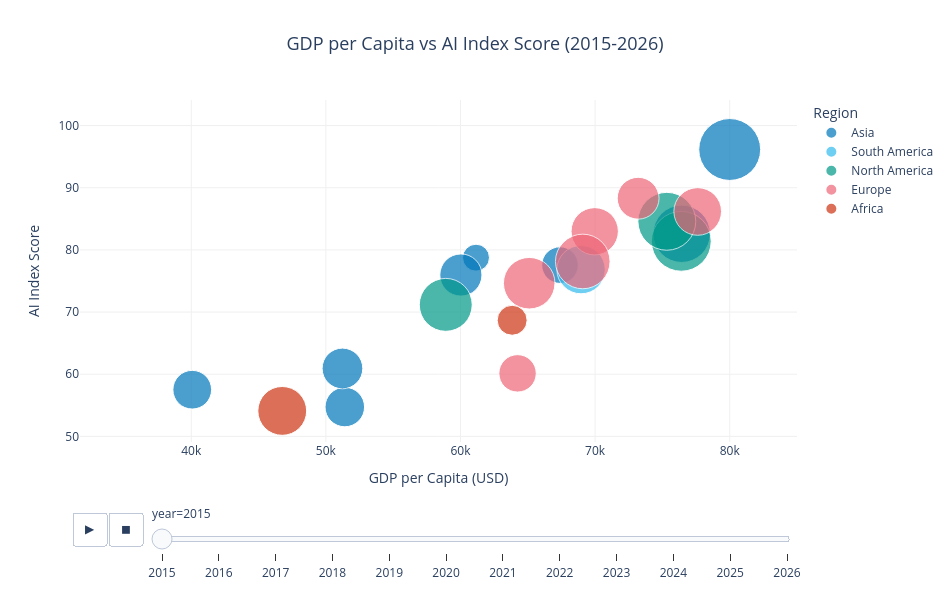

Notebook source saved alongside this figure:
### Markdown cell above
### 4.1 Animated Scatter — GDP vs AI Index Score Over Time

### Code cell
fig = px.scatter(
    df.sort_values('year'),
    x='gdp_per_capita',
    y='ai_index_score',
    size='ai_investment_billion_usd',
    color='region',
    hover_name='country',
    animation_frame='year',
    animation_group='country',
    size_max=45,
    range_x=[df['gdp_per_capita'].min() - 5000, df['gdp_per_capita'].max() + 5000],
    range_y=[df['ai_index_score'].min() - 5, df['ai_index_score'].max() + 5],
    title='GDP per Capita vs AI Index Score (2015-2026)',
    labels={
        'gdp_per_capita': 'GDP per Capita (USD)',
        'ai_index_score': 'AI Index Score',
        'ai_investment_billion_usd': 'AI Investment ($B)',
        'region': 'Region'
    },
    color_discrete_sequence=CB_PALETTE
)
fig.update_layout(
    title_font_size=18, title_x=0.5,
    width=950, height=600,
    plot_bgcolor='white',
    xaxis=dict(gridcolor='#f0f0f0', zeroline=False),
    yaxis=dict(gridcolor='#f0f0f0', zeroline=False)
)
fig.write_html('exports/06_animated_scatter.html')
fig.show()

### Figure 1 — Plotly figure (JSON) as saved in the notebook; plotly's stock layout.template omitted (floating-point values rounded to 4 significant figures)
{"data": [{"hovertemplate": "<b>%{hovertext}</b><br><br>Region=Asia<br>year=2015<br>GDP per Capita (USD)=%{x}<br>AI Index Score=%{y}<br>AI Investment ($B)=%{marker.size}<extra></extra>", "hovertext": ["Bangladesh", "China", "Indonesia", "India", "Japan", "South Korea", "Pakistan", "Vietnam"], "ids": ["Bangladesh", "China", "Indonesia", "India", "Japan", "South Korea", "Pakistan", "Vietnam"], "legendgroup": "Asia", "marker": {"color": "#0077BB", "size": [89.84, 220.0, 41.61, 102.2, 188.9, 76.98, 95.13, 86.01], "sizemode": "area", "sizeref": 0.1149, "symbol": "circle"}, "mode": "markers", "name": "Asia", "orientation": "v", "showlegend": true, "type": "scatter", "x": [51410.0, 80000.0, 61150.0, 60030.0, 76430.0, 67390.0, 51230.0, 40070.0], "xaxis": "x", "y": [54.73, 96.15, 78.75, 75.96, 82.59, 77.55, 60.93, 57.51], "yaxis": "y"}, {"hovertemplate": "<b>%{hovertext}</b><br><br>Region=South America<br>year=2015<br>GDP per Capita (USD)=%{x}<br>AI Index Score=%{y}<br>AI Investment ($B)=%{marker.size}<extra></extra>", "hovertext": ["Brazil"], "ids": ["Brazil"], "legendgroup": "South America", "marker": {"color": "#33BBEE", "size": [134.0], "sizemode": "area", "sizeref": 0.1149, "symbol": "circle"}, "mode": "markers", "name": "South America", "orientation": "v", "showlegend": true, "type": "scatter", "x": [68960.0], "xaxis": "x", "y": [76.82], "yaxis": "y"}, {"hovertemplate": "<b>%{hovertext}</b><br><br>Region=North America<br>year=2015<br>GDP per Capita (USD)=%{x}<br>AI Index Score=%{y}<br>AI Investment ($B)=%{marker.size}<extra></extra>", "hovertext": ["Canada", "Mexico", "USA"], "ids": ["Canada", "Mexico", "USA"], "legendgroup": "North America", "marker": {"color": "#009988", "size": [205.7, 161.0, 192.6], "sizemode": "area", "sizeref": 0.1149, "symbol": "circle"}, "mode": "markers", "name": "North America", "orientation": "v", "showlegend": true, "type": "scatter", "x": [76400.0, 58910.0, 75330.0], "xaxis": "x", "y": [81.38, 71.16, 84.6], "yaxis": "y"}, {"hovertemplate": "<b>%{hovertext}</b><br><br>Region=Europe<br>year=2015<br>GDP per Capita (USD)=%{x}<br>AI Index Score=%{y}<br>AI Investment ($B)=%{marker.size}<extra></extra>", "hovertext": ["France", "Germany", "Switzerland", "Sweden", "Turkey", "UK"], "ids": ["France", "Germany", "Switzerland", "Sweden", "Turkey", "UK"], "legendgroup": "Europe", "marker": {"color": "#EE6677", "size": [152.8, 130.4, 100.6, 128.7, 80.22, 171.3], "sizemode": "area", "sizeref": 0.1149, "symbol": "circle"}, "mode": "markers", "name": "Europe", "orientation": "v", "showlegend": true, "type": "scatter", "x": [65110.0, 77620.0, 73200.0, 69970.0, 64240.0, 69090.0], "xaxis": "x", "y": [74.64, 86.18, 88.31, 82.99, 60.14, 78.14], "yaxis": "y"}, {"hovertemplate": "<b>%{hovertext}</b><br><br>Region=Africa<br>year=2015<br>GDP per Capita (USD)=%{x}<br>AI Index Score=%{y}<br>AI Investment ($B)=%{marker.size}<extra></extra>", "hovertext": ["Nigeria", "South Africa"], "ids": ["Nigeria", "South Africa"], "legendgroup": "Africa", "marker": {"color": "#CC3311", "size": [136.9, 51.57], "sizemode": "area", "sizeref": 0.1149, "symbol": "circle"}, "mode": "markers", "name": "Africa", "orientation": "v", "showlegend": true, "type": "scatter", "x": [46760.0, 63840.0], "xaxis": "x", "y": [54.1, 68.68], "yaxis": "y"}], "layout": {"height": 600, "legend": {"itemsizing": "constant", "title": {"text": "Region"}, "tracegroupgap": 0}, "plot_bgcolor": "white", "sliders": [{"active": 0, "currentvalue": {"prefix": "year="}, "len": 0.9, "pad": {"b": 10, "t": 60}, "steps": [{"args": [["2015"], {"frame": {"duration": 0, "redraw": false}, "fromcurrent": true, "mode": "immediate", "transition": {"duration": 0, "easing": "linear"}}], "label": "2015", "method": "animate"}, {"args": [["2016"], {"frame": {"duration": 0, "redraw": false}, "fromcurrent": true, "mode": "immediate", "transition": {"duration": 0, "easing": "linear"}}], "label": "2016", "method": "animate"}, {"args": [["2017"], {"frame": {"duration": 0, "redraw": false}, "fromcurrent": true, "mode": "immediate", "transition": {"duration": 0, "easing": "linear"}}], "label": "2017", "method": "animate"}, {"args": [["2018"], {"frame": {"duration": 0, "redraw": false}, "fromcurrent": true, "mode": "immediate", "transition": {"duration": 0, "easing": "linear"}}], "label": "2018", "method": "animate"}, {"args": [["2019"], {"frame": {"duration": 0, "redraw": false}, "fromcurrent": true, "mode": "immediate", "transition": {"duration": 0, "easing": "linear"}}], "label": "2019", "method": "animate"}, {"args": [["2020"], {"frame": {"duration": 0, "redraw": false}, "fromcurrent": true, "mode": "immediate", "transition": {"duration": 0, "easing": "linear"}}], "label": "2020", "method": "animate"}, {"args": [["2021"], {"frame": {"duration": 0, "redraw": false}, "fromcurrent": true, "mode": "immediate", "transition": {"duration": 0, "easing": "linear"}}], "label": "2021", "method": "animate"}, {"args": [["2022"], {"frame": {"duration": 0, "redraw": false}, "fromcurrent": true, "mode": "immediate", "transition": {"duration": 0, "easing": "linear"}}], "label": "2022", "method": "animate"}, {"args": [["2023"], {"frame": {"duration": 0, "redraw": false}, "fromcurrent": true, "mode": "immediate", "transition": {"duration": 0, "easing": "linear"}}], "label": "2023", "method": "animate"}, {"args": [["2024"], {"frame": {"duration": 0, "redraw": false}, "fromcurrent": true, "mode": "immediate", "transition": {"duration": 0, "easing": "linear"}}], "label": "2024", "method": "animate"}, {"args": [["2025"], {"frame": {"duration": 0, "redraw": false}, "fromcurrent": true, "mode": "immediate", "transition": {"duration": 0, "easing": "linear"}}], "label": "2025", "method": "animate"}, {"args": [["2026"], {"frame": {"duration": 0, "redraw": false}, "fromcurrent": true, "mode": "immediate", "transition": {"duration": 0, "easing": "linear"}}], "label": "2026", "method": "animate"}], "x": 0.1, "xanchor": "left", "y": 0, "yanchor": "top"}], "title": {"font": {"size": 18}, "text": "GDP per Capita vs AI Index Score (2015-2026)", "x": 0.5}, "updatemenus": [{"buttons": [{"args": [null, {"frame": {"duration": 500, "redraw": false}, "fromcurrent": true, "mode": "immediate", "transition": {"duration": 500, "easing": "linear"}}], "label": "&#9654;", "method": "animate"}, {"args": [[null], {"frame": {"duration": 0, "redraw": false}, "fromcurrent": true, "mode": "immediate", "transition": {"duration": 0, "easing": "linear"}}], "label": "&#9724;", "method": "animate"}], "direction": "left", "pad": {"r": 10, "t": 70}, "showactive": false, "type": "buttons", "x": 0.1, "xanchor": "right", "y": 0, "yanchor": "top"}], "width": 950, "xaxis": {"anchor": "y", "domain": [0.0, 1.0], "gridcolor": "#f0f0f0", "range": [31730.0, 85000.0], "title": {"text": "GDP per Capita (USD)"}, "zeroline": false}, "yaxis": {"anchor": "x", "domain": [0.0, 1.0], "gridcolor": "#f0f0f0", "range": [49.1, 104.1], "title": {"text": "AI Index Score"}, "zeroline": false}}}
